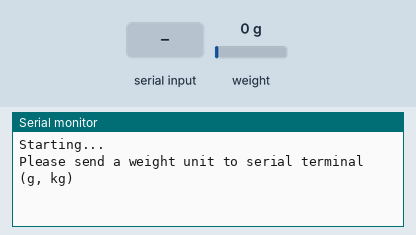
Simulated run of this sketch. Board: Arduino Uno, built with avr-gcc and run on an emulated ATmega328P. Shown: the last lines printed to the serial monitor. Inputs (shaded band) come from the test bench; at power-on: weight on the scale 0 g.

Above: at 0.9 s.
1.0 s: "g\n" received over Serial
At 1.8 s:
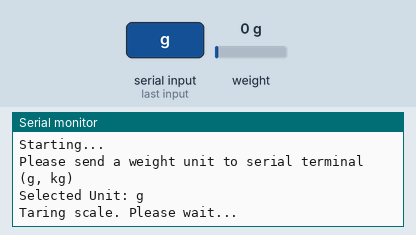
2.5 s: byte 116 ('t') received over Serial
5.5 s: weight on the scale set to 100 g
At 7.0 s:
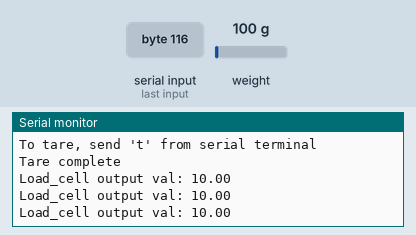
7.5 s: "t\n" received over Serial
At 7.66 s:
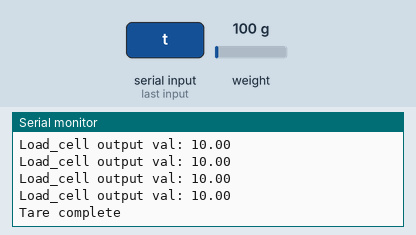
9.0 s: weight on the scale set to 1250 g
At 9.8 s:
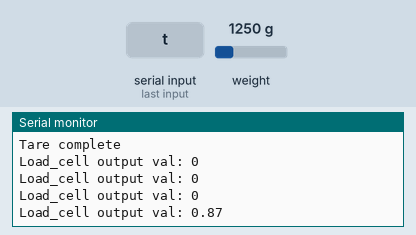
Timing chart, 0 to 11.5 s (numbered marks = the images above; inputs shaded):
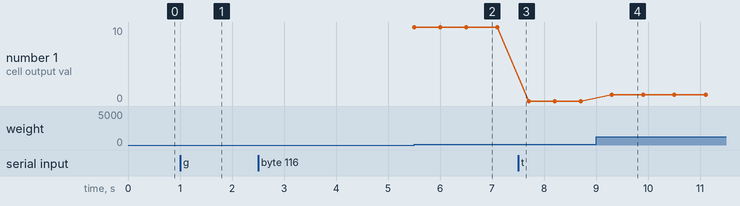

The sketch:

partx_proto.ino
```cpp
#include <HX711_ADC.h>
#if defined(ESP8266)|| defined(ESP32) || defined(AVR)
#include <EEPROM.h>
#endif

//pins:
const int HX711_dout = 10; //mcu > HX711 dout pin
const int HX711_sck = 11; //mcu > HX711 sck pin

//HX711 constructor:
HX711_ADC LoadCell(HX711_dout, HX711_sck);

const int calVal_calVal_eepromAdress = 0;
unsigned long t = 0;

unsigned long weightUnit = 0;

unsigned long readAndConvertWeightUnit() {
  while(!Serial.available()) {} // waiting for user inpu
  String stringData = "";
  byte ch;
  while (Serial.available()) {
      ch = Serial.read();

      stringData += (char)ch;

      if (ch=='\r') {  // Command recevied and ready.
         stringData.trim();
      }
   }
   Serial.print("Selected Unit: ");
   Serial.println(stringData);
   unsigned long lWeightUnit = 1;
   if (stringData == "g") {
     lWeightUnit = 1000;
   } else if (stringData == "kg") {
     lWeightUnit = 10000;
   }
   return lWeightUnit;
}

void setup() {
  Serial.begin(57600);
  Serial.println("Starting...");

  Serial.println("Please send a weight unit to serial terminal (g, kg)");
  weightUnit = readAndConvertWeightUnit();

    float calibrationValue; // calibration value
  calibrationValue = 696.0; // uncomment this if you want to set this value in the sketch
  #if defined(ESP8266) || defined(ESP32)
    //EEPROM.begin(512); // uncomment this if you use ESP8266 and want to fetch this value from eeprom
  #endif
    //EEPROM.get(calVal_eepromAdress, calibrationValue); // uncomment this if you want to fetch this value from eeprom

  LoadCell.begin();
  //LoadCell.setReverseOutput();
  unsigned long stabilizingtime = 4000; // tare preciscion can be improved by adding a few seconds of stabilizing time
  boolean _tare = true; //set this to false if you don't want tare to be performed in the next step
  Serial.println("Taring scale. Please wait...");
  LoadCell.start(stabilizingtime, _tare);
  if (LoadCell.getTareTimeoutFlag()) {
    Serial.println("Tare Timeout, check MCU>HX711 wiring and pin designations.");
  }
  else {
    LoadCell.setCalFactor(calibrationValue); // set calibration factor (float)
    Serial.println("Startup is complete");
  }

  while (!LoadCell.update());
  Serial.print("Calibration value: ");
  Serial.println(LoadCell.getCalFactor());
  Serial.print("HX711 measured conversion time ms: ");
  Serial.println(LoadCell.getConversionTime());
  Serial.print("HX711 measured sampling rate HZ: ");
  Serial.println(LoadCell.getSPS());
  Serial.print("HX711 measured settlingtime ms: ");
  Serial.println(LoadCell.getSettlingTime());
  Serial.println("Note that the settling time may increase significantly if you use delay() in your sketch!");
  if (LoadCell.getSPS() < 7) {
    Serial.println("!!Sampling rate is lower than specification, check MCU>HX711 wiring and pin designations");
  }
  else if (LoadCell.getSPS() > 100) {
    Serial.println("!!Sampling rate is higher than specification, check MCU>HX711 wiring and pin designations");
  }

  Serial.println("\nTo tare, send 't' from serial terminal");
}

void loop() {
  static boolean newDataReady = false;
  const int serialPrintInterval = 500; //increase value to slow down serial print activity

  // check for new data/start next conversion:
  newDataReady = LoadCell.update();

  // get smoothed value from the dataset:
  if (newDataReady) {
    if (millis() > t + serialPrintInterval) {
      float i = LoadCell.getData();
      Serial.print("Load_cell output val: ");
      if (i < 1.0) {
        Serial.println(0); // Weight smaller than 0 means, there is no significant weight on the scale
      } else {
        Serial.println(weightUnit/i);
      }
      newDataReady = false;
      t = millis();
    }
  }

  // receive command from serial terminal, send 't' to initiate tare operation:
  if (Serial.available() > 0) {
    char inByte = Serial.read();
    if (inByte == 't') LoadCell.tareNoDelay();
  }

  // check if last tare operation is complete:
  if (LoadCell.getTareStatus() == true) {
    Serial.println("Tare complete");
  }
}
```

Measured:
- after the input at 1.0 s, the serial monitor: prints a new line at once (image 1)
- after the input at 5.5 s, the serial monitor: prints a new line at once (image 2)
- after the input at 9.0 s, the serial monitor: prints a new line after 0.31 s (image 4)
- plotted number 1: 10 → 0 after the input at 7.5 s, 0 → 0.87 after the input at 9.0 s
